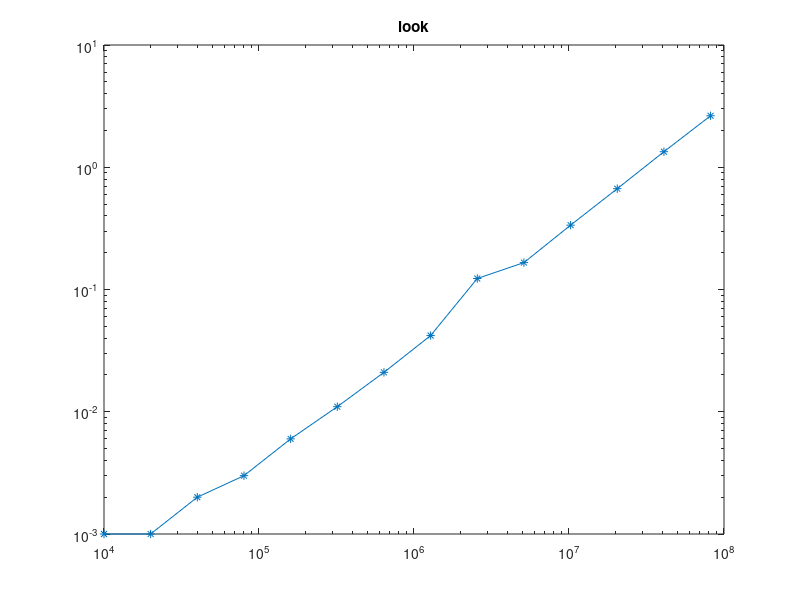
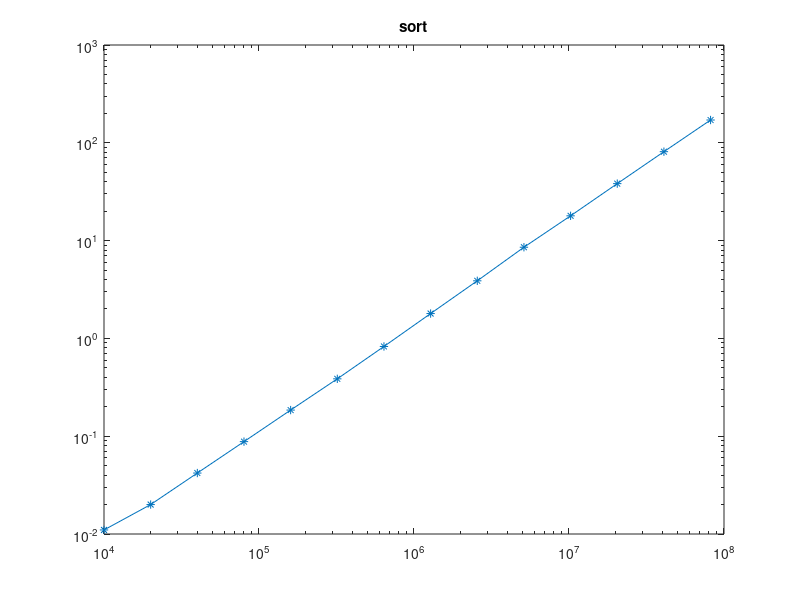
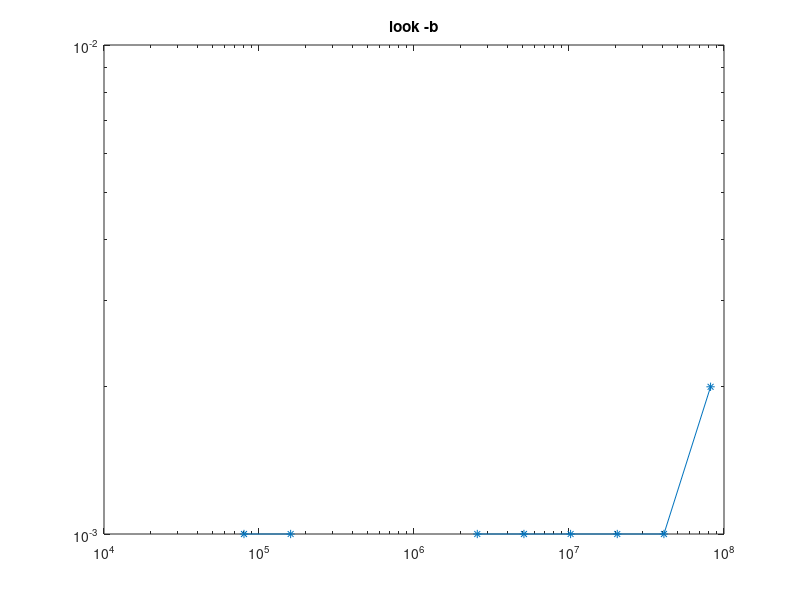

MATLAB code to generate these figures, in order:
look_test = [
  10000 0.001 0.000 0.000
  20000 0.001 0.000 0.000
  40000 0.002 0.000 0.000
  80000 0.003 0.000 0.000
  160000 0.006 0.004 0.000
  320000 0.011 0.008 0.000
  640000 0.021 0.020 0.000
  1280000 0.042 0.040 0.000
  2560000 0.123 0.120 0.000
  5120000 0.166 0.164 0.000
  10240000 0.336 0.332 0.000
  20480000 0.668 0.660 0.004
  40960000 1.340 1.328 0.008
  81920000 2.637 2.628 0.004
];

sort_test = [
  10000 0.011 0.008 0.000
  20000 0.020 0.016 0.000
  40000 0.042 0.040 0.000
  80000 0.088 0.084 0.000
  160000 0.185 0.176 0.000
  320000 0.386 0.372 0.000
  640000 0.827 0.796 0.004
  1280000 1.795 1.728 0.016
  2560000 3.880 3.764 0.016
  5120000 8.554 8.236 0.060
  10240000 17.923 17.328 0.144
  20480000 38.245 37.004 0.320
  40960000 81.135 78.676 0.616
  81920000 171.048 166.008 1.216
];

look_b_test = [
  10000 0.000 0.000 0.000
  20000 0.000 0.000 0.000
  40000 0.000 0.000 0.000
  80000 0.001 0.000 0.000
  160000 0.001 0.000 0.000
  320000 0.000 0.000 0.000
  640000 0.000 0.000 0.000
  1280000 0.000 0.000 0.000
  2560000 0.001 0.000 0.000
  5120000 0.001 0.000 0.000
  10240000 0.001 0.000 0.000
  20480000 0.001 0.000 0.000
  40960000 0.001 0.000 0.000
  81920000 0.002 0.000 0.000
];

sizes = look_test(:,1);

look_times = look_test(:, 2);
sort_times = sort_test(:, 2);
look_b_times = look_b_test(:, 2);

figure(1)
loglog(sizes, look_times, '-*');
title('look')

figure(2)
loglog(sizes, sort_times, '-*');
title('sort')

figure(3)
loglog(sizes, look_b_times, '-*');
title('look -b')
